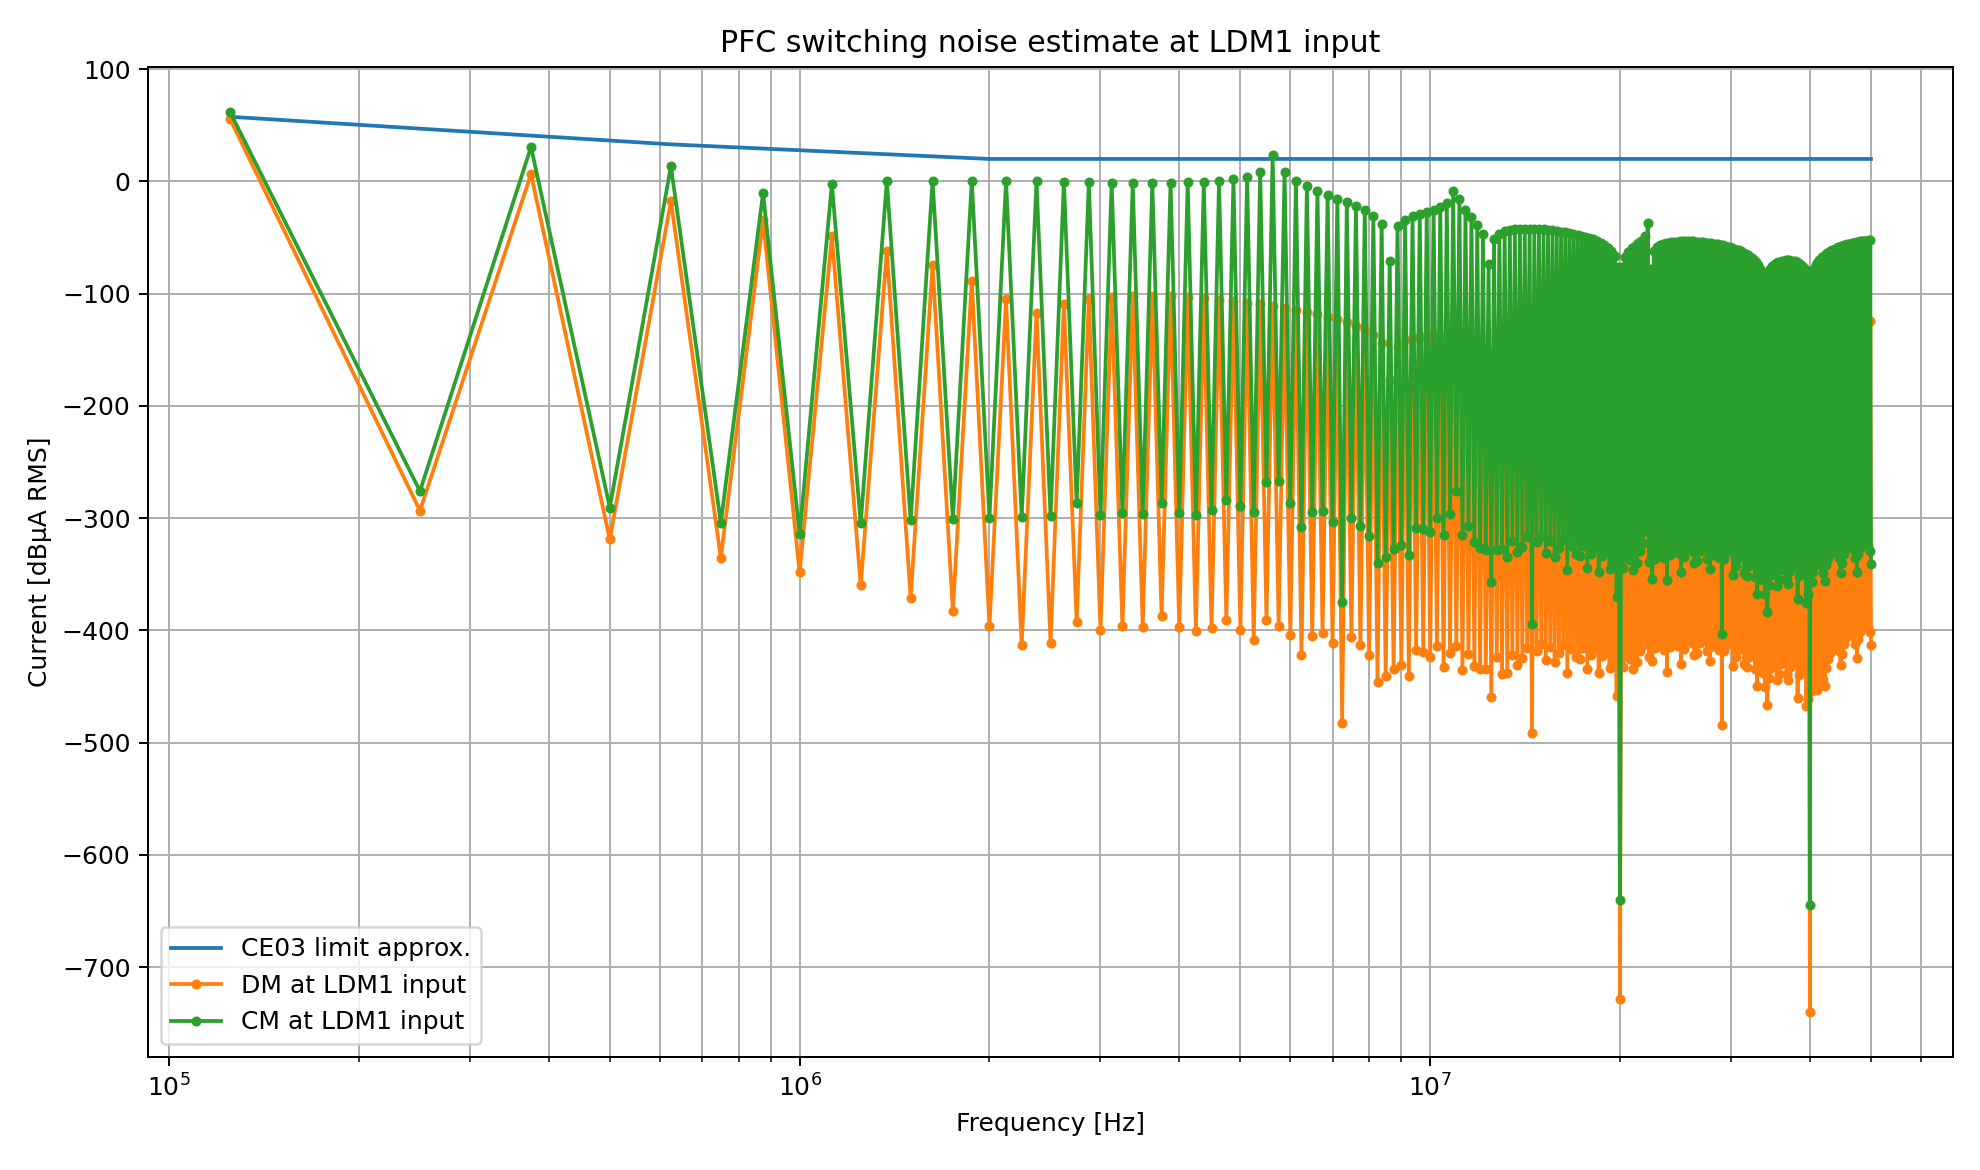

This chart was generated by the following Python code:
#!/usr/bin/env python3
# -*- coding: utf-8 -*-
"""
PFC switching noise source assessment for the EMI filter.

This script estimates DM/CM conducted-noise harmonics at the LDM1 input plane
using the previously validated EMI filter models.

Cases:
    DM noise source:
        Current source between DUMMY HOT and DUMMY RTN.
        Default waveform: rectangular current, 1 A p-p, fsw=125 kHz, D=0.5.

    CM noise source:
        Two in-phase current sources:
            DUMMY HOT -> CHASSIS
            DUMMY RTN -> CHASSIS
        Default total common-mode current: 20 mA p-p total.
        In the LTspice implementation this is split equally:
            each source = Icm_total_pp / 2 p-p
            PULSE(-Icm_total_pp/4, +Icm_total_pp/4, ...)

Outputs:
    pfc_noise_source_assessment.csv
    pfc_noise_source_assessment_summary.csv
    pfc_noise_source_assessment.png
    ltspice_pfc_noise_sources_snippet.txt

Important:
    The included CE03 limit curve is an engineering approximation and should
    be replaced with the exact project/contract limit curve when available.
"""

from pathlib import Path
import numpy as np
import matplotlib.pyplot as plt


# ============================================================
# Parameters from the user's Excel initial study
# ============================================================

PFC = {
    "Vin_rms_V": 115.0,
    "Po_W": 414.0,
    "eta": 0.9,
    "Pin_W": 460.0,
    "Rin_ohm": 28.75,
    "fsw_Hz": 125e3,
    "D": 0.5,
    "Vbus_V": 325.0,
    "Lpfc_H": 200e-6,
    "Cpar_F": 80e-12,

    # Rectangular source settings
    "Idm_pp_A": 1.0,

    # Case A: current Excel setting, total common-mode current p-p
    "Icm_total_pp_A": 0.02,

    # Edge time used in LTspice snippets. 0 makes an ideal rectangular spectrum.
    "tr_s": 50e-9,
    "tf_s": 50e-9,
}


FILTER = {
    # Source/load
    "DUMMY_R_ohm": 28.75,

    # Test-system source-side cable LINE_PS
    "LINE_PS_L_each_H": 1e-6,
    "LINE_PS_DCR_each_ohm": 20e-3,
    "LINE_PS_C_CHA_each_F": 50e-12,
    "LINE_PS_C_LINE_F": 50e-12,

    # Feedthrough capacitors, HOT/RTN to chassis
    "C_THROUGH_each_F": 10e-6,
    "C_THROUGH_ESR_each_ohm": 20e-3,
    "C_THROUGH_ESL_each_H": 10e-9,

    # Test-system input line LINE_INPUT
    "LINE_INPUT_L_each_H": 1e-6,
    "LINE_INPUT_DCR_each_ohm": 20e-3,
    "LINE_INPUT_C_CHA_each_F": 50e-12,
    "LINE_INPUT_C_LINE_F": 50e-12,

    # LDM1
    "LDM1_L_each_H": 68e-6,
    "LDM1_DCR_each_ohm": 20e-3,
    "LDM1_C_PA_each_F": 5e-12,

    # CX1 and damper 1
    "CX1_C_F": 0.47e-6,
    "CX1_ESR_ohm": 20e-3,
    "CX1_ESL_H": 10e-9,
    "DUMP1_C_F": 0.47e-6,
    "DUMP1_ESR_ohm": 20e-3,
    "DUMP1_ESL_H": 10e-9,
    "DUMP1_R_ohm": 15.0,

    # LDM2
    "LDM2_L_each_H": 33e-6,
    "LDM2_DCR_each_ohm": 20e-3,
    "LDM2_C_PA_each_F": 5e-12,

    # CX2 and damper 2
    "CX2_C_F": 0.47e-6,
    "CX2_ESR_ohm": 20e-3,
    "CX2_ESL_H": 10e-9,
    "DUMP2_C_F": 0.47e-6,
    "DUMP2_ESR_ohm": 20e-3,
    "DUMP2_ESL_H": 10e-9,
    "DUMP2_R_ohm": 15.0,

    # Common-mode choke
    "CMC_L_each_H": 3e-3,
    "CMC_DCR_each_ohm": 100e-3,
    "CMC_K": 0.999,
    "CMC_C_PA_each_F": 5e-12,
    "CMC_C_LINE_F": 10e-12,

    # Y capacitors
    "CY_each_F": 2.2e-9,
    "CY_ESR_each_ohm": 20e-3,
    "CY_ESL_each_H": 10e-9,
}


# ============================================================
# Basic functions
# ============================================================

def z_cap_esr_esl(s, C, ESR, ESL):
    return ESR + s * ESL + 1.0 / (s * C)


def z_inductor_with_parallel_cap(s, L, R, Cp):
    z_rl = R + s * L
    if Cp <= 0:
        return z_rl
    return 1.0 / (1.0 / z_rl + s * Cp)


def dbua_from_arms(i_rms):
    return 20.0 * np.log10(np.maximum(np.abs(i_rms), 1e-300) * 1e6)


def rectangular_harmonic_rms(Ipp, n, duty=0.5, fsw=125e3, tr=0.0):
    """
    RMS amplitude of the nth harmonic of a rectangular current waveform.

    The waveform is assumed to swing from -Ipp/2 to +Ipp/2.
    For D=0.5, only odd harmonics remain.

    The optional rise/fall-time correction uses a sinc envelope:
        |sin(pi*f*tr)/(pi*f*tr)|
    which is a practical first-order approximation for finite edge times.
    """
    n = np.asarray(n, dtype=float)
    peak = 2.0 * Ipp / (np.pi * n) * np.abs(np.sin(np.pi * n * duty))

    if tr and tr > 0:
        f = n * fsw
        peak = peak * np.abs(np.sinc(f * tr))

    return peak / np.sqrt(2.0)


def ce03_limit_dbua_approx(f_hz, relaxed_10db=False):
    """
    Approximate MIL-STD-461C CE03 narrowband current limit [dBµA].

    This is a digitized engineering approximation for preliminary design.
    Replace CE03_LIMIT_POINTS with the exact project limit if available.

    Points used:
        15 kHz  : 90 dBµA
        625 kHz : 33 dBµA
        2 MHz   : 20 dBµA
        50 MHz  : 20 dBµA

    A +10 dB relaxation option is included for the note appearing on the
    CE03 figure for some class A1 Navy/Air Force procurements.
    """
    points = np.array([
        [15e3, 90.0],
        [625e3, 33.0],
        [2e6, 20.0],
        [50e6, 20.0],
    ])
    f_hz = np.asarray(f_hz, dtype=float)
    limit = np.interp(np.log10(f_hz), np.log10(points[:, 0]), points[:, 1])
    if relaxed_10db:
        limit = limit + 10.0
    return limit


# ============================================================
# EMI filter current-transfer models
# These are the same normalized models as the previously validated tools.
# ============================================================

def calc_cm_current_transfer(f_Hz, p=FILTER):
    """
    Return normalized transfer from total CM current source to measured I_CM.

    Source normalization:
        two in-phase sources, 0.5 A each, total source current = 1 A.

    Return:
        complex I_CM at LDM1 input per 1 A total CM source.
    """
    f_Hz = np.asarray(f_Hz, dtype=float)
    s = 1j * 2.0 * np.pi * f_Hz

    y1 = s * 2.0 * p["LINE_PS_C_CHA_each_F"]
    z_through_each = z_cap_esr_esl(
        s,
        p["C_THROUGH_each_F"],
        p["C_THROUGH_ESR_each_ohm"],
        p["C_THROUGH_ESL_each_H"],
    )
    y1 += 2.0 / z_through_each

    z_line_input_cm = (p["LINE_INPUT_DCR_each_ohm"] + s * p["LINE_INPUT_L_each_H"]) / 2.0
    y2 = s * 2.0 * p["LINE_INPUT_C_CHA_each_F"]

    z_ldm1_cm = z_inductor_with_parallel_cap(
        s, p["LDM1_L_each_H"], p["LDM1_DCR_each_ohm"], p["LDM1_C_PA_each_F"]
    ) / 2.0
    z_ldm2_cm = z_inductor_with_parallel_cap(
        s, p["LDM2_L_each_H"], p["LDM2_DCR_each_ohm"], p["LDM2_C_PA_each_F"]
    ) / 2.0

    z_cmc_cm = z_inductor_with_parallel_cap(
        s,
        p["CMC_L_each_H"] * (1.0 + p["CMC_K"]),
        p["CMC_DCR_each_ohm"],
        p["CMC_C_PA_each_F"],
    ) / 2.0

    z_cy_each = z_cap_esr_esl(s, p["CY_each_F"], p["CY_ESR_each_ohm"], p["CY_ESL_each_H"])
    y5 = 2.0 / z_cy_each

    y_left_1 = y1
    yb2 = 1.0 / (z_line_input_cm + 1.0 / y_left_1)
    y_left_2 = y2 + yb2

    yb3 = 1.0 / (z_ldm1_cm + 1.0 / y_left_2)
    y_left_3 = yb3

    yb4 = 1.0 / (z_ldm2_cm + 1.0 / y_left_3)
    y_left_4 = yb4

    yb5 = 1.0 / (z_cmc_cm + 1.0 / y_left_4)
    y_left_5 = y5 + yb5

    i_total = 1.0
    v5 = i_total / y_left_5

    i_cmc = v5 * yb5
    v4 = i_cmc / y_left_4

    i_ldm2 = v4 * yb4
    v3 = i_ldm2 / y_left_3

    i_ldm1_cm = v3 * yb3
    return i_ldm1_cm


def calc_nm_current_transfer(f_Hz, p=FILTER):
    """
    Return normalized transfer from a HOT-RTN DM current source to measured I_NM.

    Source normalization:
        one current source between HOT and RTN, source current = 1 A.

    Return:
        complex I_NM at LDM1 input per 1 A DM source.
    """
    f_Hz = np.asarray(f_Hz, dtype=float)
    s = 1j * 2.0 * np.pi * f_Hz

    z_line_ps = 2.0 * (p["LINE_PS_DCR_each_ohm"] + s * p["LINE_PS_L_each_H"])
    y_line_ps = s * (p["LINE_PS_C_LINE_F"] + p["LINE_PS_C_CHA_each_F"] / 2.0)

    z_through_each = z_cap_esr_esl(
        s,
        p["C_THROUGH_each_F"],
        p["C_THROUGH_ESR_each_ohm"],
        p["C_THROUGH_ESL_each_H"],
    )
    y_shunt_1 = y_line_ps + 1.0 / (2.0 * z_through_each)

    z_line_input = 2.0 * (p["LINE_INPUT_DCR_each_ohm"] + s * p["LINE_INPUT_L_each_H"])
    y_shunt_2 = s * (p["LINE_INPUT_C_LINE_F"] + p["LINE_INPUT_C_CHA_each_F"] / 2.0)

    z_ldm1_dm = 2.0 * z_inductor_with_parallel_cap(
        s, p["LDM1_L_each_H"], p["LDM1_DCR_each_ohm"], p["LDM1_C_PA_each_F"]
    )

    z_cx1 = z_cap_esr_esl(s, p["CX1_C_F"], p["CX1_ESR_ohm"], p["CX1_ESL_H"])
    z_dump1 = p["DUMP1_R_ohm"] + z_cap_esr_esl(
        s, p["DUMP1_C_F"], p["DUMP1_ESR_ohm"], p["DUMP1_ESL_H"]
    )
    y_shunt_3 = 1.0 / z_cx1 + 1.0 / z_dump1

    z_ldm2_dm = 2.0 * z_inductor_with_parallel_cap(
        s, p["LDM2_L_each_H"], p["LDM2_DCR_each_ohm"], p["LDM2_C_PA_each_F"]
    )

    z_cx2 = z_cap_esr_esl(s, p["CX2_C_F"], p["CX2_ESR_ohm"], p["CX2_ESL_H"])
    z_dump2 = p["DUMP2_R_ohm"] + z_cap_esr_esl(
        s, p["DUMP2_C_F"], p["DUMP2_ESR_ohm"], p["DUMP2_ESL_H"]
    )
    y_shunt_4 = 1.0 / z_cx2 + 1.0 / z_dump2

    z_cmc_dm = 2.0 * z_inductor_with_parallel_cap(
        s,
        p["CMC_L_each_H"] * (1.0 - p["CMC_K"]),
        p["CMC_DCR_each_ohm"],
        p["CMC_C_PA_each_F"],
    )

    z_cy_each = z_cap_esr_esl(s, p["CY_each_F"], p["CY_ESR_each_ohm"], p["CY_ESL_each_H"])
    y_shunt_5 = s * p["CMC_C_LINE_F"] + 1.0 / (2.0 * z_cy_each) + 1.0 / p["DUMMY_R_ohm"]

    y_left_1 = y_shunt_1 + 1.0 / z_line_ps

    yb2 = 1.0 / (z_line_input + 1.0 / y_left_1)
    y_left_2 = y_shunt_2 + yb2

    yb3 = 1.0 / (z_ldm1_dm + 1.0 / y_left_2)
    y_left_3 = y_shunt_3 + yb3

    yb4 = 1.0 / (z_ldm2_dm + 1.0 / y_left_3)
    y_left_4 = y_shunt_4 + yb4

    yb5 = 1.0 / (z_cmc_dm + 1.0 / y_left_4)
    y_left_5 = y_shunt_5 + yb5

    v5 = 1.0 / y_left_5

    i_cmc = v5 * yb5
    v4 = i_cmc / y_left_4

    i_ldm2 = v4 * yb4
    v3 = i_ldm2 / y_left_3

    i_ldm1_nm = v3 * yb3
    return i_ldm1_nm


# ============================================================
# Assessment
# ============================================================

def assess(pfc=PFC, relaxed_10db=False):
    fsw = pfc["fsw_Hz"]
    nmax = int(np.floor(50e6 / fsw))
    n = np.arange(1, nmax + 1)
    f = n * fsw

    tr_eff = max(float(pfc.get("tr_s", 0.0)), float(pfc.get("tf_s", 0.0)))

    dm_src_rms = rectangular_harmonic_rms(
        pfc["Idm_pp_A"], n, duty=pfc["D"], fsw=fsw, tr=tr_eff
    )

    cm_src_rms = rectangular_harmonic_rms(
        pfc["Icm_total_pp_A"], n, duty=pfc["D"], fsw=fsw, tr=tr_eff
    )

    h_nm = calc_nm_current_transfer(f)
    h_cm = calc_cm_current_transfer(f)

    dm_at_probe_rms = dm_src_rms * np.abs(h_nm)
    cm_at_probe_rms = cm_src_rms * np.abs(h_cm)

    dm_dbua = dbua_from_arms(dm_at_probe_rms)
    cm_dbua = dbua_from_arms(cm_at_probe_rms)
    limit = ce03_limit_dbua_approx(f, relaxed_10db=relaxed_10db)

    dm_margin = limit - dm_dbua
    cm_margin = limit - cm_dbua

    return {
        "n": n,
        "frequency_Hz": f,
        "dm_source_rms_A": dm_src_rms,
        "cm_source_total_rms_A": cm_src_rms,
        "dm_transfer_abs": np.abs(h_nm),
        "cm_transfer_abs": np.abs(h_cm),
        "dm_at_LDM1_rms_A": dm_at_probe_rms,
        "cm_at_LDM1_rms_A": cm_at_probe_rms,
        "dm_at_LDM1_dBuA": dm_dbua,
        "cm_at_LDM1_dBuA": cm_dbua,
        "ce03_limit_dBuA": limit,
        "dm_margin_dB": dm_margin,
        "cm_margin_dB": cm_margin,
    }


def write_outputs(out_dir, pfc=PFC):
    out_dir = Path(out_dir)
    result = assess(pfc)

    csv_path = out_dir / "pfc_noise_source_assessment.csv"
    data = np.column_stack([
        result["n"],
        result["frequency_Hz"],
        result["dm_source_rms_A"],
        result["cm_source_total_rms_A"],
        result["dm_transfer_abs"],
        result["cm_transfer_abs"],
        result["dm_at_LDM1_rms_A"],
        result["cm_at_LDM1_rms_A"],
        result["dm_at_LDM1_dBuA"],
        result["cm_at_LDM1_dBuA"],
        result["ce03_limit_dBuA"],
        result["dm_margin_dB"],
        result["cm_margin_dB"],
    ])
    np.savetxt(
        csv_path,
        data,
        delimiter=",",
        header=(
            "harmonic_n,frequency_Hz,"
            "dm_source_rms_A,cm_source_total_rms_A,"
            "dm_transfer_abs,cm_transfer_abs,"
            "dm_at_LDM1_rms_A,cm_at_LDM1_rms_A,"
            "dm_at_LDM1_dBuA,cm_at_LDM1_dBuA,"
            "ce03_limit_dBuA,dm_margin_dB,cm_margin_dB"
        ),
        comments="",
    )

    # Summary
    dm_worst_idx = int(np.argmin(result["dm_margin_dB"]))
    cm_worst_idx = int(np.argmin(result["cm_margin_dB"]))

    summary_path = out_dir / "pfc_noise_source_assessment_summary.csv"
    with summary_path.open("w", encoding="utf-8") as f:
        f.write("item,value\n")
        f.write(f"fsw_Hz,{pfc['fsw_Hz']}\n")
        f.write(f"duty,{pfc['D']}\n")
        f.write(f"Idm_pp_A,{pfc['Idm_pp_A']}\n")
        f.write(f"Icm_total_pp_A,{pfc['Icm_total_pp_A']}\n")
        f.write(f"tr_s,{pfc['tr_s']}\n")
        f.write(f"dm_worst_harmonic,{int(result['n'][dm_worst_idx])}\n")
        f.write(f"dm_worst_frequency_Hz,{result['frequency_Hz'][dm_worst_idx]}\n")
        f.write(f"dm_worst_level_dBuA,{result['dm_at_LDM1_dBuA'][dm_worst_idx]}\n")
        f.write(f"dm_limit_dBuA,{result['ce03_limit_dBuA'][dm_worst_idx]}\n")
        f.write(f"dm_margin_dB,{result['dm_margin_dB'][dm_worst_idx]}\n")
        f.write(f"cm_worst_harmonic,{int(result['n'][cm_worst_idx])}\n")
        f.write(f"cm_worst_frequency_Hz,{result['frequency_Hz'][cm_worst_idx]}\n")
        f.write(f"cm_worst_level_dBuA,{result['cm_at_LDM1_dBuA'][cm_worst_idx]}\n")
        f.write(f"cm_limit_dBuA,{result['ce03_limit_dBuA'][cm_worst_idx]}\n")
        f.write(f"cm_margin_dB,{result['cm_margin_dB'][cm_worst_idx]}\n")

    # Plot
    png_path = out_dir / "pfc_noise_source_assessment.png"
    plt.figure(figsize=(11, 6.5))
    plt.semilogx(result["frequency_Hz"], result["ce03_limit_dBuA"], label="CE03 limit approx.")
    plt.semilogx(result["frequency_Hz"], result["dm_at_LDM1_dBuA"], "o-", markersize=3, label="DM at LDM1 input")
    plt.semilogx(result["frequency_Hz"], result["cm_at_LDM1_dBuA"], "o-", markersize=3, label="CM at LDM1 input")
    plt.grid(True, which="both")
    plt.xlabel("Frequency [Hz]")
    plt.ylabel("Current [dBµA RMS]")
    plt.title("PFC switching noise estimate at LDM1 input")
    plt.legend()
    plt.tight_layout()
    plt.savefig(png_path, dpi=180)
    plt.close()

    # LTspice snippet
    snippet_path = out_dir / "ltspice_pfc_noise_sources_snippet.txt"
    icm_sine_pk = 2.0 * np.pi * pfc["fsw_Hz"] * pfc["Cpar_F"] * pfc["Vbus_V"]
    icm_total_pp_for_same_fundamental = 0.5 * np.pi * icm_sine_pk

    snippet_path.write_text(
        f"""* ============================================================
* PFC DM/CM noise source implementation for LTspice
* ============================================================
* Place these sources at the DUMMY/load side of the EMI filter.
*
* DM source:
*   one current source between DUMMY HOT and DUMMY RTN.
*
* CM source:
*   two equal in-phase current sources from HOT/RTN to CHASSIS.
*
* Definitions:
*   I_DM at measurement plane = (I(VPROBE_HOT)-I(VPROBE_RTN))/2
*   I_CM at measurement plane =  I(VPROBE_HOT)+I(VPROBE_RTN)
*
* Recommended transient command example:
*   .tran 0 2m 1m 5n
* Then FFT I(VPROBE_HOT), I(VPROBE_RTN), and calculate DM/CM traces.

.param fsw=125k
.param Tsw={{1/fsw}}
.param D=0.5
.param tr=50n
.param tf=50n

* --- DM source from Excel initial value ---
* Idm_pp = 1 A p-p.  Fundamental RMS for D=0.5 is about 0.450 A RMS.
.param Idm_pp=1
I_DM LOAD_1 LOAD_2 PULSE({{-Idm_pp/2}} {{Idm_pp/2}} 0 {{tr}} {{tf}} {{D*Tsw}} {{Tsw}})

* --- CM source, current Excel setting ---
* Icm_total_pp is total CM p-p current, i.e. sum of HOT and RTN source waveforms.
* Each source is half of the total current.
.param Icm_total_pp=20m
I_CM_H LOAD_1 CHASSIS PULSE({{-Icm_total_pp/4}} {{Icm_total_pp/4}} 0 {{tr}} {{tf}} {{D*Tsw}} {{Tsw}})
I_CM_R LOAD_2 CHASSIS PULSE({{-Icm_total_pp/4}} {{Icm_total_pp/4}} 0 {{tr}} {{tf}} {{D*Tsw}} {{Tsw}})

* --- Optional: match the 2*pi*fsw*Cpar*Vbus sinusoidal-equivalent estimate ---
* From Cpar={pfc['Cpar_F']:.6g} F and Vbus={pfc['Vbus_V']:.6g} V:
* Icm_sine_pk = 2*pi*fsw*Cpar*Vbus = {icm_sine_pk:.6g} A peak
* For a 50% rectangular total CM current source, set:
* Icm_total_pp = (pi/2)*Icm_sine_pk = {icm_total_pp_for_same_fundamental:.6g} A p-p
*
* .param Icm_total_pp={icm_total_pp_for_same_fundamental:.9g}
""",
        encoding="utf-8",
    )

    return result, csv_path, summary_path, png_path, snippet_path


def main():
    out_dir = Path(__file__).resolve().parent
    result, csv_path, summary_path, png_path, snippet_path = write_outputs(out_dir)

    dm_idx = int(np.argmin(result["dm_margin_dB"]))
    cm_idx = int(np.argmin(result["cm_margin_dB"]))

    print("Outputs:")
    print(" ", csv_path)
    print(" ", summary_path)
    print(" ", png_path)
    print(" ", snippet_path)
    print()
    print("Worst margins using the approximate CE03 limit:")
    print(
        f"DM: harmonic {int(result['n'][dm_idx])}, "
        f"f={result['frequency_Hz'][dm_idx]:.6g} Hz, "
        f"level={result['dm_at_LDM1_dBuA'][dm_idx]:.3f} dBµA, "
        f"limit={result['ce03_limit_dBuA'][dm_idx]:.3f} dBµA, "
        f"margin={result['dm_margin_dB'][dm_idx]:.3f} dB"
    )
    print(
        f"CM: harmonic {int(result['n'][cm_idx])}, "
        f"f={result['frequency_Hz'][cm_idx]:.6g} Hz, "
        f"level={result['cm_at_LDM1_dBuA'][cm_idx]:.3f} dBµA, "
        f"limit={result['ce03_limit_dBuA'][cm_idx]:.3f} dBµA, "
        f"margin={result['cm_margin_dB'][cm_idx]:.3f} dB"
    )


if __name__ == "__main__":
    main()
